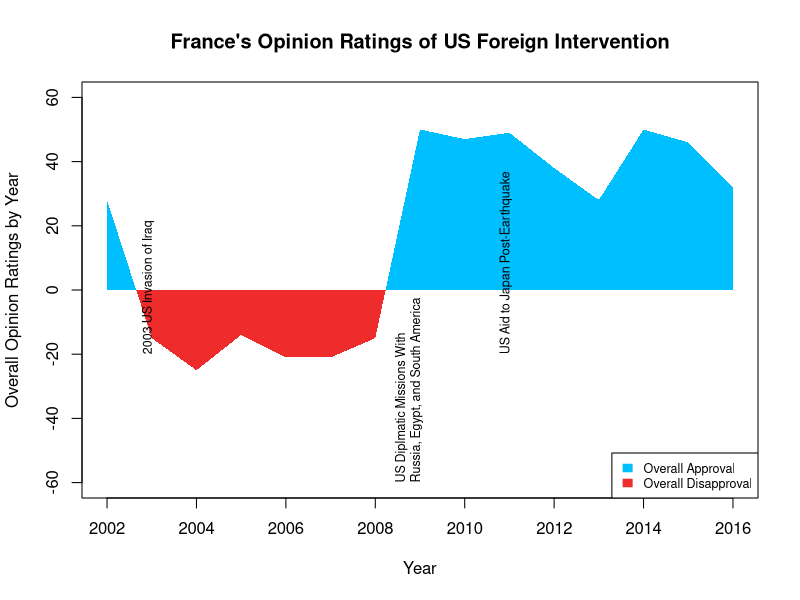
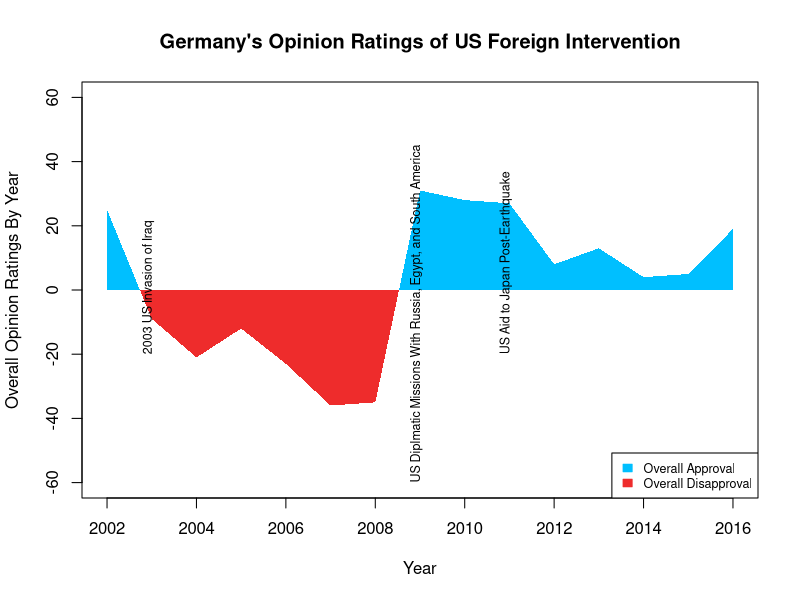
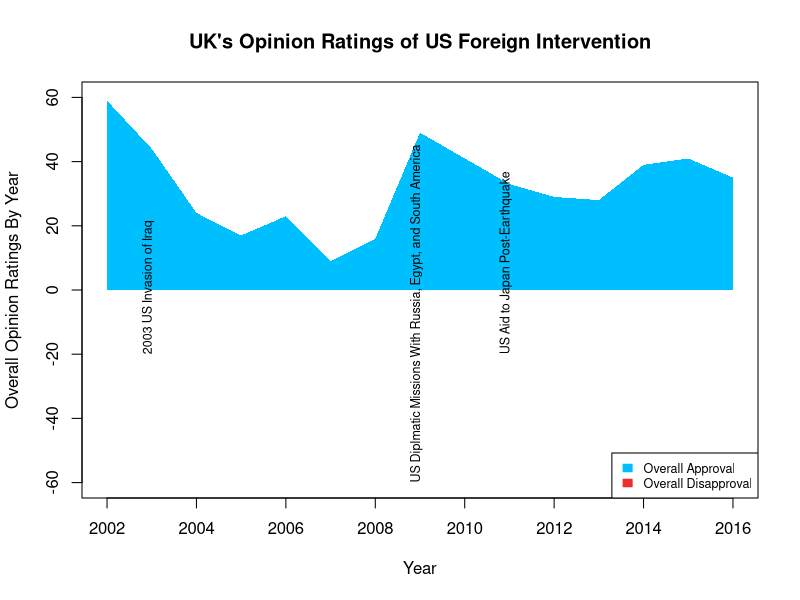
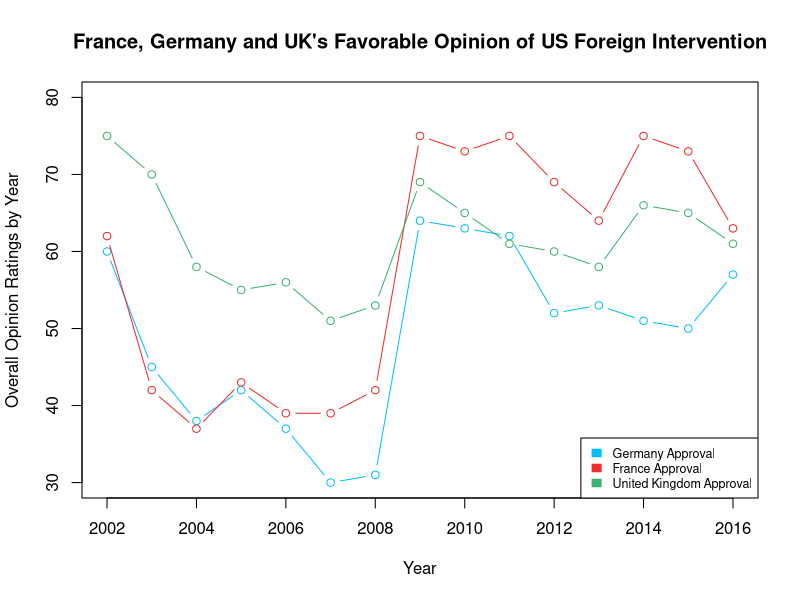
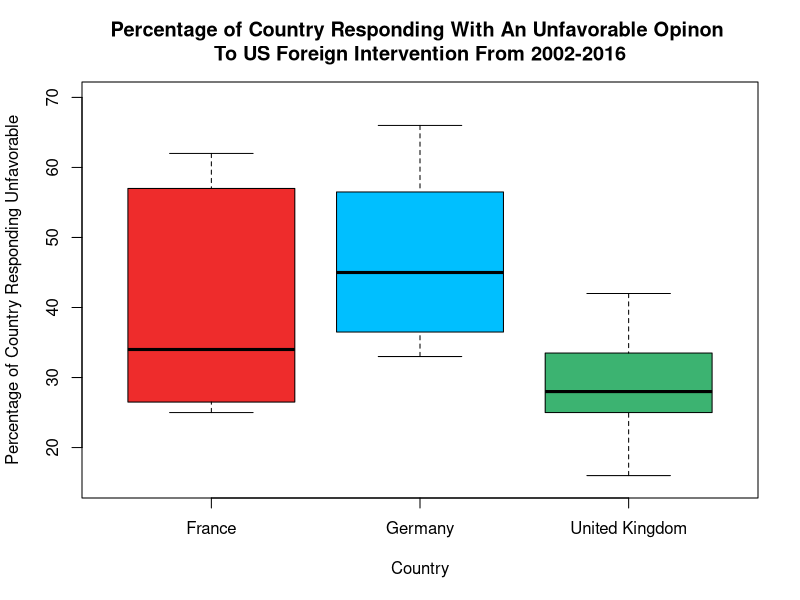

Reproduce these figures in R, in order.
## ---- chunk 1
knitr::opts_chunk$set(echo = TRUE)
setwd("~/")
setwd("C:/Users/WeCanCodeIT/wcci/default-workspace/DataVizinR/OpinionViz")
library(reshape)
## ---- chunk 2
favorable <- read.csv("FavOp.csv",stringsAsFactors = FALSE)
favorable$X2002 <- as.numeric(as.character(favorable$X2002))
favorable$X2003 <- as.numeric(as.character(favorable$X2003))
favorable$X2004 <- as.numeric(as.character(favorable$X2004))
favorable$X2005 <- as.numeric(as.character(favorable$X2005))
favorable$X2006 <- as.numeric(as.character(favorable$X2006))
favorable$X2007 <- as.numeric(as.character(favorable$X2007))
favorable$X2008 <- as.numeric(as.character(favorable$X2008))
favorable$X2009 <- as.numeric(as.character(favorable$X2009))
favorable$X2010 <- as.numeric(as.character(favorable$X2010))
favorable$X2011 <- as.numeric(as.character(favorable$X2011))
favorable$X2012 <- as.numeric(as.character(favorable$X2012))
favorable$X2013 <- as.numeric(as.character(favorable$X2013))
favorable$X2014 <- as.numeric(as.character(favorable$X2014))
favorable$X2015 <- as.numeric(as.character(favorable$X2015))
favorable$X2016 <- as.numeric(as.character(favorable$X2016))
colnames(favorable) <- c("Country","2002","2003","2004","2005","2006","2007","2008","2009","2010","2011","2012","2013","2014","2015","2016")
favop.data <- melt(favorable,id="Country")
## ---- chunk 3
unfavorable <- read.csv("UnfavOp.csv", stringsAsFactors = FALSE)
unfavorable$X2002 <- as.numeric(as.character(unfavorable$X2002))
unfavorable$X2003 <- as.numeric(as.character(unfavorable$X2003))
unfavorable$X2004 <- as.numeric(as.character(unfavorable$X2004))
unfavorable$X2005 <- as.numeric(as.character(unfavorable$X2005))
unfavorable$X2006 <- as.numeric(as.character(unfavorable$X2006))
unfavorable$X2007 <- as.numeric(as.character(unfavorable$X2007))
unfavorable$X2008 <- as.numeric(as.character(unfavorable$X2008))
unfavorable$X2009 <- as.numeric(as.character(unfavorable$X2009))
unfavorable$X2010 <- as.numeric(as.character(unfavorable$X2010))
unfavorable$X2011 <- as.numeric(as.character(unfavorable$X2011))
unfavorable$X2012 <- as.numeric(as.character(unfavorable$X2012))
unfavorable$X2013 <- as.numeric(as.character(unfavorable$X2013))
unfavorable$X2014 <- as.numeric(as.character(unfavorable$X2014))
unfavorable$X2015 <- as.numeric(as.character(unfavorable$X2015))
unfavorable$X2016 <- as.numeric(as.character(unfavorable$X2016))
colnames(unfavorable) <- c("Country","2002","2003","2004","2005","2006","2007","2008","2009","2010","2011","2012","2013","2014","2015","2016")
unfavop.data <- melt(unfavorable, id="Country")
## ---- chunk 4
total.data <- merge(favop.data,unfavop.data,by=c("Country","variable"))
colnames(total.data) <- c("Country","Year","Favorable Ratings","Unfavorable Ratings")
allied.data <- subset(total.data, Country=="France"|Country=="Germany"|Country=="United Kingdom")
allied.data$Year <- as.numeric(as.factor(allied.data$Year))
allied.data$Year[allied.data$Year==1] <- 2002
allied.data$Year[allied.data$Year==2] <- 2003
allied.data$Year[allied.data$Year==3] <- 2004
allied.data$Year[allied.data$Year==4] <- 2005
allied.data$Year[allied.data$Year==5] <- 2006
allied.data$Year[allied.data$Year==6] <- 2007
allied.data$Year[allied.data$Year==7] <- 2008
allied.data$Year[allied.data$Year==8] <- 2009
allied.data$Year[allied.data$Year==9] <- 2010
allied.data$Year[allied.data$Year==10] <- 2011
allied.data$Year[allied.data$Year==11] <- 2012
allied.data$Year[allied.data$Year==12] <- 2013
allied.data$Year[allied.data$Year==13] <- 2014
allied.data$Year[allied.data$Year==14] <- 2015
allied.data$Year[allied.data$Year==15] <- 2016
france <- subset(allied.data, Country=="France")
germany <- subset(allied.data, Country=="Germany")
uk <- subset(allied.data, Country=="United Kingdom")
## ---- chunk 5
france$`Overall Ratings` <- france$`Favorable Ratings`-france$`Unfavorable Ratings`
fr.date <- approx(france$Year,france$`Overall Ratings`,n=2000)$x
fr.overall <- approx(france$Year,france$`Overall Ratings`,n=2000)$y
overall.poly.plus <- fr.overall
overall.poly.minus <- fr.overall
overall.poly.minus[overall.poly.minus>0] <- 0
overall.poly.plus[overall.poly.plus<0] <- 0
x.overall.poly.plus <- c(fr.date,rev(fr.date))
y.overall.poly.plus <- c(overall.poly.plus,rep(0,2000))
x.overall.poly.minus <- c(fr.date,rev(fr.date))
y.overall.poly.minus <- c(overall.poly.minus,rep(0,2000))
plot(france$Year,rep(NA,15),ylim = c(-60,60),xlab = "Year",ylab = "Overall Opinion Ratings by Year",main = "France's Opinion Ratings of US Foreign Intervention")
polygon(x.overall.poly.plus,y.overall.poly.plus,col="deepskyblue",border = NA)
polygon(x.overall.poly.minus,y.overall.poly.minus,col="firebrick2",border = NA)
legend("bottomright",fill=c("deepskyblue","firebrick2"),border = c("deepskyblue","firebrick2"),legend=c("Overall Approval","Overall Disapproval"),cex = 0.75)
text(2003, -20, "2003 US Invasion of Iraq",srt=90,adj = c(0,0),cex = 0.75)
text(2009, -60, "US Diplmatic Missions With \nRussia, Egypt, and South America",srt=90,adj = c(0,0),cex = 0.75)
text(2011, -20, "US Aid to Japan Post-Earthquake",srt=90,adj = c(0,0),cex = 0.75)
## ---- chunk 6
germany$'Overall Ratings' <- germany$`Favorable Ratings`-germany$`Unfavorable Ratings`
gr.date <- approx(germany$Year,germany$`Overall Ratings`,n=2000)$x
gr.overall <- approx(germany$Year,germany$`Overall Ratings`,n=2000)$y
gr.overall.poly.plus <- gr.overall
gr.overall.poly.minus <- gr.overall
gr.overall.poly.plus[gr.overall.poly.plus<0] <- 0
gr.overall.poly.minus[gr.overall.poly.minus>0] <- 0
gr.x.overall.poly.plus <- c(gr.date,rev(gr.date))
gr.y.overall.poly.plus <- c(gr.overall.poly.plus,rep(0,2000))
gr.x.overall.poly.minus <- c(gr.date,rev(gr.date))
gr.y.overall.poly.minus <- c(gr.overall.poly.minus,rep(0,2000))
gr.y.overall.poly.minus <- c(gr.overall.poly.minus,rep(0,2000))
plot(germany$Year,rep(NA,15),ylim = c(-60,60),xlab = "Year",ylab = "Overall Opinion Ratings By Year",main = "Germany's Opinion Ratings of US Foreign Intervention")
polygon(gr.x.overall.poly.plus,gr.y.overall.poly.plus,col="deepskyblue",border = NA)
polygon(gr.x.overall.poly.minus,gr.y.overall.poly.minus,col="firebrick2",border = NA)
legend("bottomright",fill=c("deepskyblue","firebrick2"),border = c("deepskyblue","firebrick2"),legend=c("Overall Approval","Overall Disapproval"),cex = 0.75)
text(2003, -20, "2003 US Invasion of Iraq",srt=90,adj = c(0,0),cex = 0.75)
text(2009, -60, "US Diplmatic Missions With Russia, Egypt, and South America",srt=90,adj = c(0,0),cex = 0.75)
text(2011, -20, "US Aid to Japan Post-Earthquake",srt=90,adj = c(0,0),cex = 0.75)
## ---- chunk 7
uk$`Overall Ratings` <- uk$`Favorable Ratings`-uk$`Unfavorable Ratings`
uk.date <- approx(uk$Year,uk$`Overall Ratings`,n=2000)$x
uk.overall <- approx(uk$Year,uk$`Overall Ratings`,n=2000)$y
uk.overall.poly.plus <- uk.overall
uk.overall.poly.minus <- uk.overall
uk.overall.poly.plus[uk.overall.poly.plus<0] <- 0
uk.overall.poly.minus[uk.overall.poly.minus>0] <- 0
uk.x.overall.poly.plus <- c(uk.date,rev(uk.date))
uk.y.overall.poly.plus <- c(uk.overall.poly.plus,rep(0,2000))
uk.x.overall.poly.minus <- c(uk.date,rev(uk.date))
uk.y.overall.poly.minus <- c(uk.overall.poly.minus,rep(0,2000))
plot(uk$Year,rep(NA,15),ylim = c(-60,60),xlab = "Year",ylab = "Overall Opinion Ratings By Year",main = "UK's Opinion Ratings of US Foreign Intervention")
polygon(uk.x.overall.poly.plus,uk.y.overall.poly.plus,col="deepskyblue",border = NA)
polygon(uk.x.overall.poly.minus,uk.y.overall.poly.minus,col="firebrick2",border = NA)
legend("bottomright",fill=c("deepskyblue","firebrick2"),border = c("deepskyblue","firebrick2"),legend=c("Overall Approval","Overall Disapproval"),cex = 0.75)
text(2003, -20, "2003 US Invasion of Iraq",srt=90,adj = c(0,0),cex = 0.75)
text(2009, -60, "US Diplmatic Missions With Russia, Egypt, and South America",srt=90,adj = c(0,0),cex = 0.75)
text(2011, -20, "US Aid to Japan Post-Earthquake",srt=90,adj = c(0,0),cex = 0.75)
## ---- chunk 8
plot(germany$Year,germany$`Favorable Ratings`,ylim=c(30,80),xlab = "Year",ylab = "Overall Opinion Ratings by Year",main = "France, Germany and UK's Favorable Opinion of US Foreign Intervention",type = "b",col="deepskyblue")
lines(france$Year,france$`Favorable Ratings`,type = "b",col="firebrick2")
lines(uk$Year,uk$`Favorable Ratings`,type = "b",col="mediumseagreen")
legend("bottomright",fill=c("deepskyblue","firebrick2","mediumseagreen"),border = c("deepskyblue","firebrick2","mediumseagreen"),legend=c("Germany Approval","France Approval","United Kingdom Approval"),cex = 0.75)
## ---- chunk 9
boxplot(allied.data$`Unfavorable Ratings`~allied.data$Country,xlab="Country",ylab="Percentage of Country Responding Unfavorable",ylim=c(15,70),main="Percentage of Country Responding With An Unfavorable Opinon \nTo US Foreign Intervention From 2002-2016",sep="",col=c("firebrick2","deepskyblue","mediumseagreen"))
